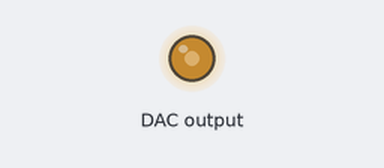
This program was run on a simulated Arduino Uno, built with avr-gcc and run on an emulated ATmega328P. Shown: output pins drawn as LEDs (lit = HIGH). Wiring (inferred from the names in the program): MCP4725 DAC at I2C address 0x64. What the program prints to the serial monitor is not drawn.

Above: at 1.5 s.
Timing chart, 0 to 40.0 s (numbered marks = the images above):
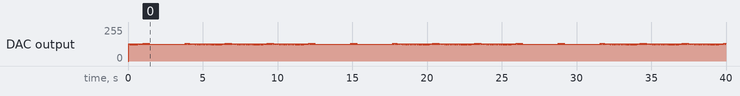

The program:

main.cpp
```cpp
#include <Arduino.h>
#include <Wire.h>
#include <Adafruit_MCP4725.h>

#define NUM_DEGREE 16

Adafruit_MCP4725 dac;
int delay0;

float S[NUM_DEGREE];
uint16_t S_DAC[NUM_DEGREE];

#define freq0 200

void setup()
{
  Serial.begin(115200);
  dac.begin(0x64);
  delay0 = ((1000000 / freq0) / NUM_DEGREE) - 100;
  Serial.print("delay0 is ");
  Serial.println(delay0);

  for (int i = 0; i < NUM_DEGREE; i++)
  {
    S[i] = sin(DEG_TO_RAD * 360.0 / NUM_DEGREE * i);
    S_DAC[i] = map(S[i] * 4000, -4000, 4000, 0, 4095);

    // pwmDuty[i] = map(sin(DEG_TO_RAD * 360.0 / NUM_DEGREE * i) * 500, -500, 500, 0, 255);
    Serial.print(S[i]);
    Serial.print(" ");
    Serial.print(S_DAC[i]);
    Serial.println();
  }
  TWBR = ((F_CPU / 400000L) - 16) / 2; // Set I2C frequency to 400kHz
}

void loop()
{

  for (int i = 0; i < NUM_DEGREE; i++)
  {
    Wire.beginTransmission(0x64);
    // dac.setVoltage(S_DAC[i], false);
    Wire.write((S_DAC[i] >> 8) & 0b00001111);
    Wire.write(S_DAC[i] & 0b11111111);
    delayMicroseconds(delay0);
    Wire.endTransmission(false);
  }
}
```
